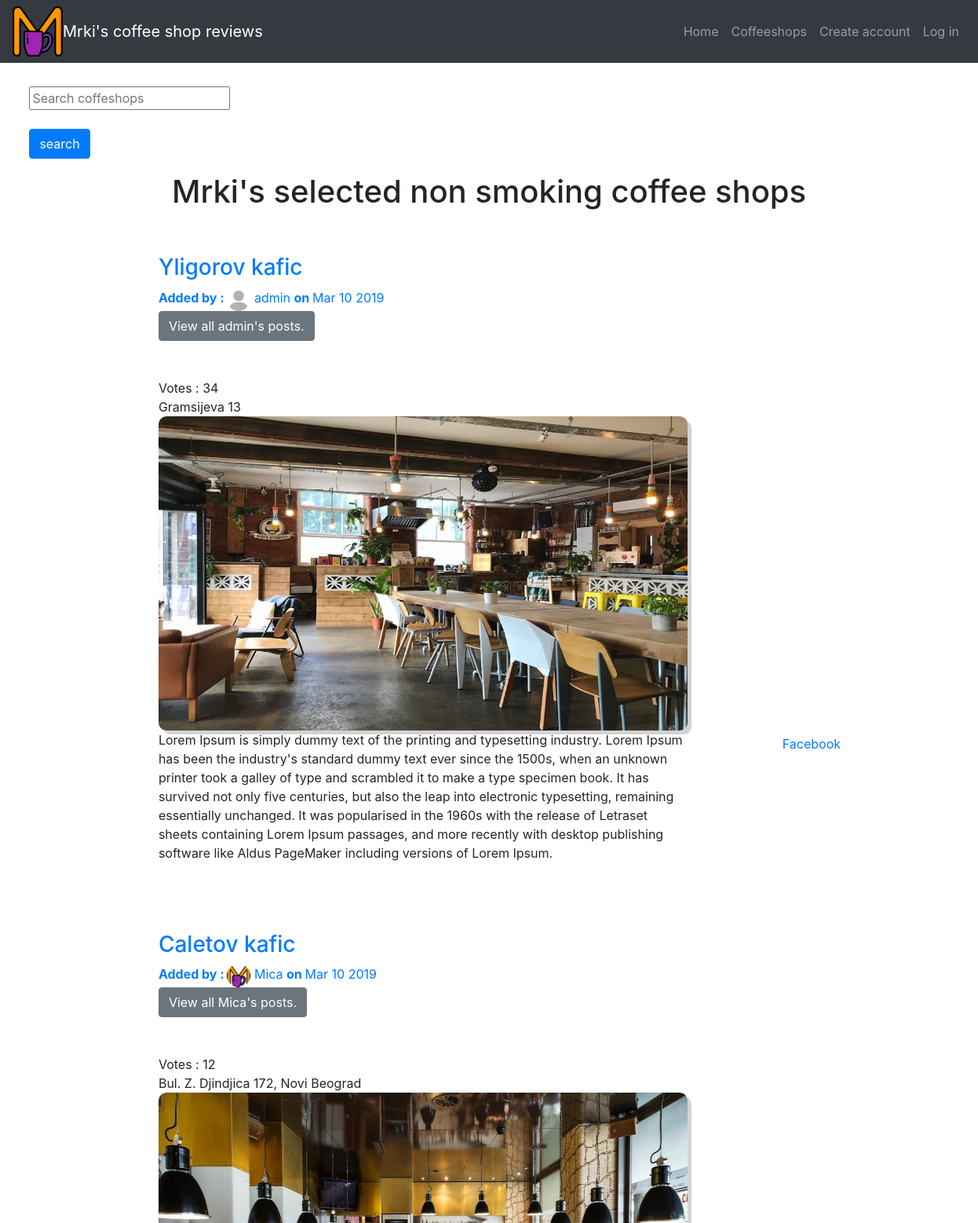
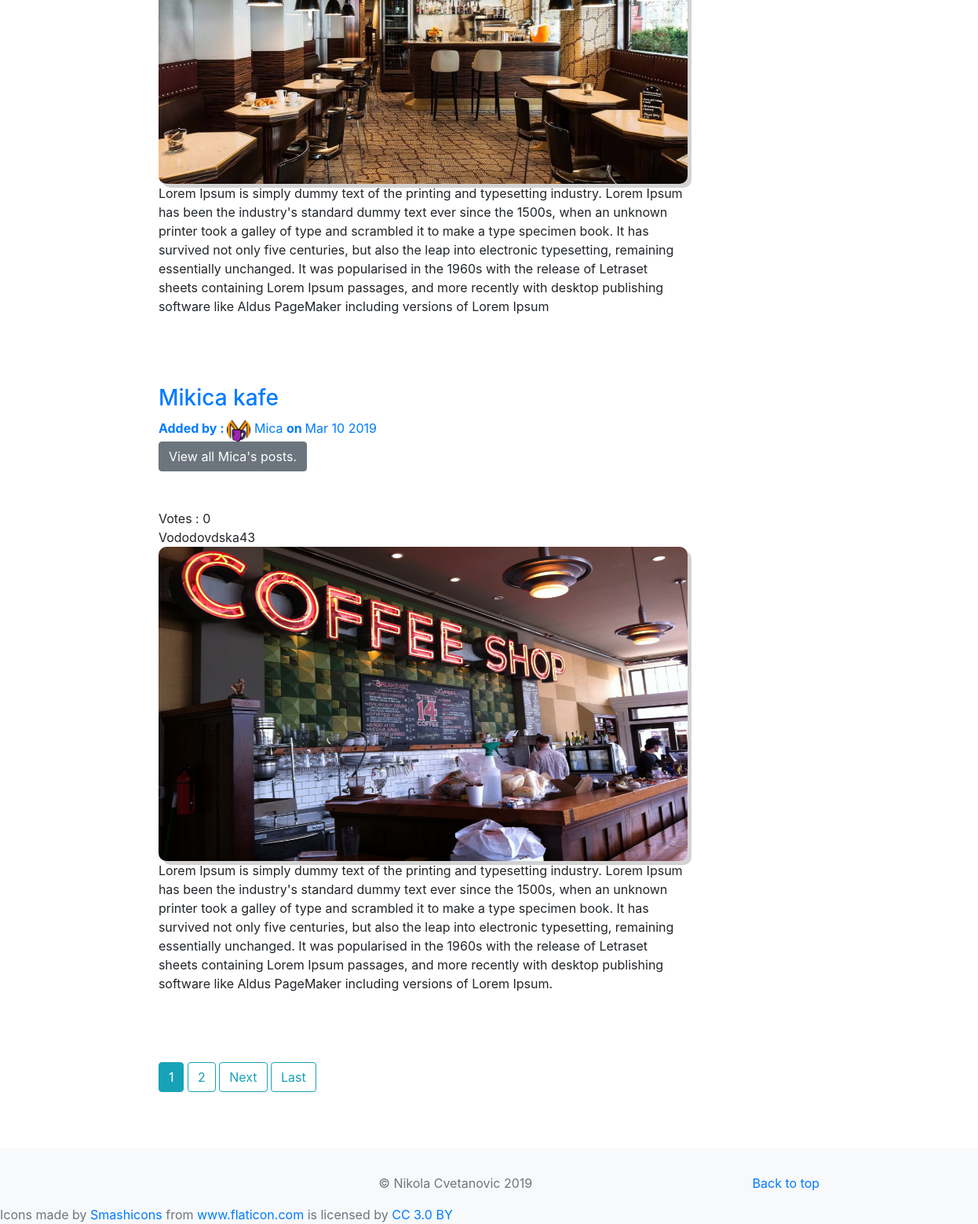
The app's page /coffeeshops/ with its own data (2 pictures, top to bottom).
### coffeshop/models.py (models this page shows, shortened)
class Coffeeshop(models.Model):
    SMOKING_CHOICES = [("Y", "Yes"), ("N", "No")]
    user = models.ForeignKey(
        User, on_delete=models.CASCADE)
    name = models.CharField(max_length=50)
    address = models.CharField(max_length=50)
    smoking = models.CharField(choices=SMOKING_CHOICES, max_length=1)
    description = models.TextField()
    description2 = models.TextField(blank=True)
    description3 = models.TextField(blank=True)
    date = models.DateTimeField(null=True, auto_now_add=True)
    image1 = models.ImageField(upload_to="images")
    image2 = models.ImageField(upload_to="images", blank=True)
    image3 = models.ImageField(upload_to="images", blank=True)
    votes = models.IntegerField(default=0)
    voted = models.TextField(blank=True)
    working_hours_weekdays = models.CharField(max_length=20, blank=True)
    working_hours_saturday = models.CharField(max_length=20, blank=True)
    working_hours_sunday = models.CharField(max_length=20, blank=True)
    def date_pretty(self):
        return self.date.strftime("%b %e %Y")

### accounts/models.py (models this page shows, shortened)
class Profile(models.Model):
    user = models.OneToOneField(User, on_delete=models.CASCADE)
    photo = models.ImageField(upload_to="images",
                              default="profile_default.jpg")
    date = models.DateTimeField(null=True, auto_now_add=True)

### coffeshop/views.py (the view)
# urls.py: path("", All_coffeeshops.as_view(), name="coffeeshops"),
class All_coffeeshops(ListView):
    model = Coffeeshop
    context_object_name = "coffeeshops"
    ordering = ["-date"]
    paginate_by = 3
    def get_queryset(self):
        try:
            name = self.request.GET.get('name')
        except:
            name = ""
        if name:
            objects_list = Coffeeshop.objects.filter(name__icontains=name)
        else:
            objects_list = Coffeeshop.objects.all()
        return objects_list

### coffeshop/templates/coffeshop/coffeeshop_list.html (shortened to what this page needs)
{% extends "base.html" %}
{% block content %}
<head>
</head>
<div id="all">
    <div id="form">
    <form action="{% url 'coffeeshops' %}" method="GET">
        <input type="text" placeholder="Search coffeshops" name="name" value="{{ request.GET.name }}">
        <br>
        <br>
        <input class="btn btn-primary" type="submit" value="search">
    </form>
</div>
    <div class="container">
        <h1 class="text-center pt-5">Mrki's selected non smoking coffee shops</h1>
        <br>
        <br>
        {% for coffeeshop in coffeeshops.all %}
            <a href="{% url 'coffeshop_detail' coffeeshop.id %}">
            <h3>{{ coffeeshop.name }}</h3>
            <div><strong>Added by : </strong> <img id="photo" src="{{ coffeeshop.user.profile.photo.url }}" alt="user profile photo">
                {{ coffeeshop.user }}  <strong> on </strong> {{ coffeeshop.date_pretty }}
            </div>
            <a href="{% url 'all_user_coffeeshops' coffeeshop.user %}" class="btn btn-secondary">View all {{ coffeeshop.user }}'s posts.</a>
            <br>
            <br>
            <br>
            Votes : {{ coffeeshop.votes }}
            <br>
            {{ coffeeshop.address }}
            <br>
            <img id="img" class="img-fluid" src="{{ coffeeshop.image1.url }}">
            <br>
            <p id="summary">{{ coffeeshop.description }}</p>
            <br>
            <br>
            <br>
            {% endfor %}
    </div>
</div>
<div class="container">
{% if is_paginated %}
    {% for num in page_obj.paginator.page_range %}
        {% if page_obj.number == num %}
            <a class="btn btn-info mb-4" href="?page={{ num }}">{{ num }}</a>
            {% elif num > page_obj.number|add:'-3' and num < page_obj.number|add:'3' %}
            <a class="btn btn-outline-info mb-4" href="?page={{ num }}">{{ num }}</a>
        {% endif %}
    {% endfor %}
    {% if page_obj.has_next %}
        <a class="btn btn-outline-info mb-4" href="?page={{ page_obj.next_page_number }}">Next</a>
        <a class="btn btn-outline-info mb-4" href="?page={{ page_obj.paginator.num_pages }}">Last</a>
    {% endif %}
{% endif %}
</div>
<br>
<br>
<br>
<br>
<br>
<br>
{% endblock content %}

### accounts/templates/base.html (shortened to what this page needs)
<!doctype html>
<html lang="en">
<head>
    {% load staticfiles %}
    <link rel="stylesheet" href="{% static 'bootstrap/css/bootstrap.min.css' %}"
 />
</head>
<body>
    <header>
        <nav class="navbar navbar-expand-lg navbar-dark bg-dark">
            <img src="/media/images/letter-m.png" alt="Mrki's logo">
            <a class="navbar-brand" href="{% url 'home' %}">Mrki's coffee shop reviews</a>
            <div class="collapse navbar-collapse" id="navbarNavAltMarkup">
                <div class="navbar-nav ml-auto">
                    {% if user.is_authenticated %}
                    <a id="hello" class="navbar-brand">Hello {{ user.username }}! </a>
                    <a class="nav-item nav-link" href="{% url 'post_create' %}">Add Coffeeshop </a>
                    <a class="nav-item nav-link" href="{% url 'profile' %}">Profile </a>
                    <a class="nav-item nav-link" href="{% url 'home' %}">Home </a>
                    <a class="nav-item nav-link" href="{% url 'coffeeshops' %}">Coffeeshops</a>
                    <a class="nav-item nav-link" href="javascript:{document.getElementById('logout').submit()}"
                        onclick="">Log out
                    </a>
                    <form id="logout" method="POST" action="{% url 'logout' %}">
                        {% csrf_token %}
                        <input type="hidden">
                    </form>
                    {% else %}
                    <a class="nav-item nav-link" href="{% url 'home' %}">Home </a>
                    <a class="nav-item nav-link" href="{% url 'coffeeshops' %}">Coffeeshops</a>
                    <a class="nav-item nav-link" href="{% url 'signin' %}">Create account</a>
                    <a class="nav-item nav-link" href="{% url 'login' %}">Log in</a>
                    {% endif %}
                </div>
            </div>
        </nav>
    </header>
    <main id="main" role="main">
        <div id="fb" class="fb-page" data-href="https://www.facebook.com/facebook" data-tabs="timeline" data-width="200"
            data-height="400" data-small-header="false" data-adapt-container-width="true" data-hide-cover="false"
            data-show-facepile="true">
            <blockquote cite="https://www.facebook.com/facebook" class="fb-xfbml-parse-ignore"><a
                    href="https://www.facebook.com/facebook">Facebook</a></blockquote>
        </div>
        {% block content %}
        {% endblock content %}
        <div class="album py-5 bg-light" id="container">
        </div>
    </main>
    <footer class="text-muted" id="bottom">
        <div class="container text-center">
            <p class="float-right">
                <a href="#">Back to top</a>
            </p>
            <p> &copy; Nikola Cvetanovic {% now "Y" %}</p>
        </div>
        <div>Icons made by <a href="https://www.flaticon.com/authors/smashicons" title="Smashicons">Smashicons</a> from
            <a href="https://www.flaticon.com/" title="Flaticon">www.flaticon.com</a> is licensed by <a
                href="http://creativecommons.org/licenses/by/3.0/" title="Creative Commons BY 3.0" target="_blank">CC
                3.0 BY</a></div>
    </footer>
</body>
</html>

### accounts/templates/base.html (style rules this page uses)
#bottom, #container { position: fixed; left: 0; bottom: 0; width: 100%; }
#fb { position: absolute; left: 80%; top: 30%; width: 10%; }

### coffeshop/templates/coffeshop/coffeeshop_list.html (style rules this page uses)
.container { width: 70%; }
#summary { width: 80%; }
#img { height: 20vh; width: 80%; box-shadow: 5px 5px lightgray; border-radius: 10px; height : 400px; }
#photo { border-radius: 50%; height: 30px; width: 30px; }
#form { position: relative; top : 30px; left: 3%; }

### records on screen
Coffeeshop: name "Yligorov kafic", user.profile.photo (placeholder picture), user "admin", date_pretty "Mar 10 2019", votes "34", address "Gramsijeva 13", image1 (picture), description "Lorem Ipsum is simply dummy text of the printing and typesetting industry. Lorem Ipsum has been the industry's standard dummy text ever since the 1500s, when an unknown printer took a galley of type and scrambled it to make a type specimen book. It has survived not only five centuries, but also the leap into electronic typesetting, remaining essentially unchanged. It was popularised in the 1960s with the release of Letraset sheets containing Lorem Ipsum passages, and more recently with desktop publishing software like Aldus PageMaker including versions of Lorem Ipsum."
Coffeeshop: name "Caletov kafic", user.profile.photo (picture), user "Mica", date_pretty "Mar 10 2019", votes "12", address "Bul. Z. Djindjica 172, Novi Beograd", image1 (picture), description "Lorem Ipsum is simply dummy text of the printing and typesetting industry. Lorem Ipsum has been the industry's standard dummy text ever since the 1500s, when an unknown printer took a galley of type and scrambled it to make a type specimen book. It has survived not only five centuries, but also the leap into electronic typesetting, remaining essentially unchanged. It was popularised in the 1960s with the release of Letraset sheets containing Lorem Ipsum passages, and more recently with desktop publishing software like Aldus PageMaker including versions of Lorem Ipsum"
Coffeeshop: name "Mikica kafe", user.profile.photo (picture), user "Mica", date_pretty "Mar 10 2019", votes "0", address "Vododovdska43", image1 (picture), description "Lorem Ipsum is simply dummy text of the printing and typesetting industry. Lorem Ipsum has been the industry's standard dummy text ever since the 1500s, when an unknown printer took a galley of type and scrambled it to make a type specimen book. It has survived not only five centuries, but also the leap into electronic typesetting, remaining essentially unchanged. It was popularised in the 1960s with the release of Letraset sheets containing Lorem Ipsum passages, and more recently with desktop publishing software like Aldus PageMaker including versions of Lorem Ipsum."

### other values on screen
{{ num }} "1"
{{ num }} "2"
